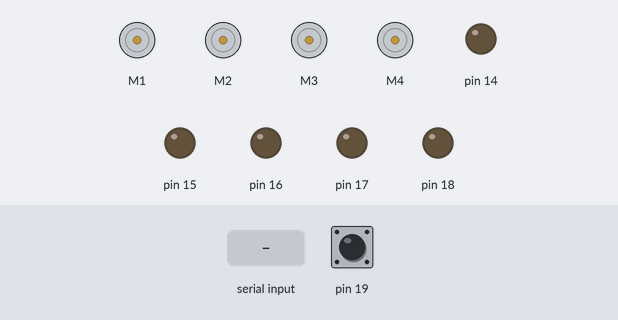
This sketch was run on a simulated Arduino Uno, built with avr-gcc and run on an emulated ATmega328P. On the bench: 4 × DC motor (green arrow = forward, orange = backward, longer = faster), output pins drawn as LEDs (lit = HIGH). Inputs (shaded band) come from the test bench; at power-on: pin 19 HIGH.

Above: at 1.2 s.
1.3 s: "F" received over Serial
At 2.5 s:
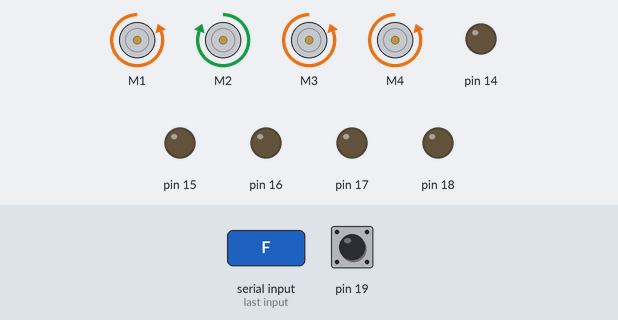
2.8 s: "B" received over Serial
At 3.7 s:
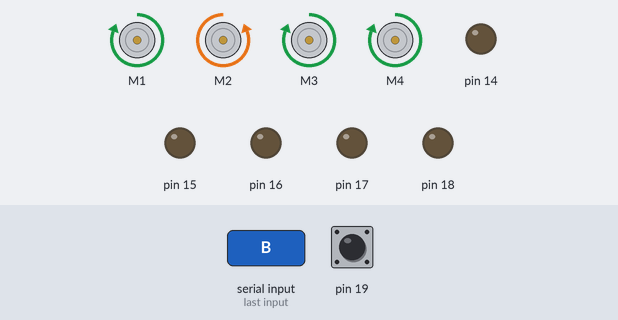
4.3 s: "L" received over Serial
At 4.8 s:
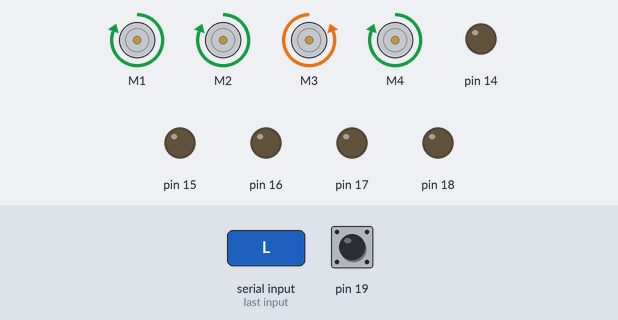
5.8 s: "R" received over Serial
At 7.0 s:
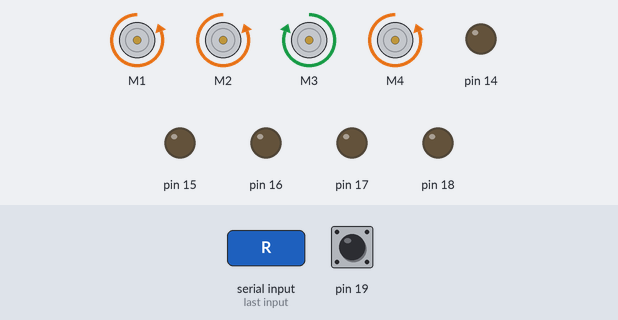
7.3 s: "S" received over Serial
At 8.3 s:
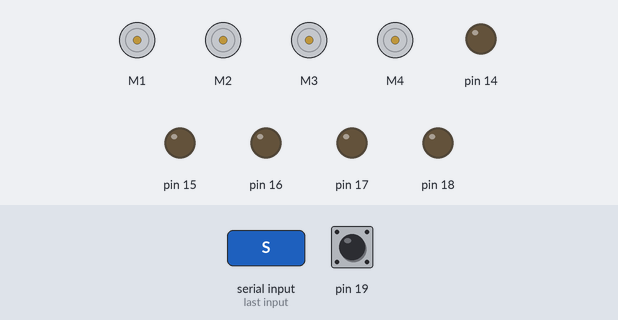
Timing chart, 0 to 9.8 s (numbered marks = the images above; inputs shaded):
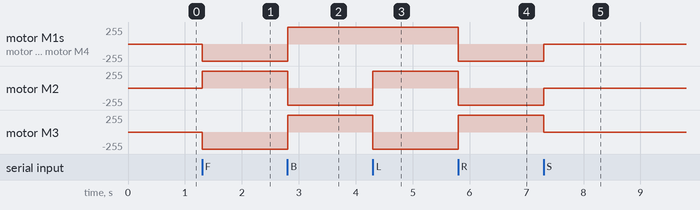

The sketch:

car.ino
```cpp
#include <AFMotor.h>

AF_DCMotor motor1(1);
AF_DCMotor motor2(2);
AF_DCMotor motor3(3);
AF_DCMotor motor4(4);

int RELAY_ON = 1;
int RELAY_OFF = (RELAY_ON == 1)?0:1;
int DELAY = 300;

char bt='S';
void setup()
{
  Serial.begin(9600);

  pinMode(14,OUTPUT);
  pinMode(15,OUTPUT);
  pinMode(16,OUTPUT);
  pinMode(17,OUTPUT);
  pinMode(18,OUTPUT);
  pinMode(19,INPUT);

  motor1.setSpeed(255);
  motor2.setSpeed(255);
  motor3.setSpeed(255);
  motor4.setSpeed(255);
  Stop();
  digitalWrite(19, 1);
  alloff();
}


void loop() {
  bt=Serial.read();

  if(!(digitalRead(19) == 0)){
    alloff();
  }

  switch(bt){
    case 'F':
      forward();
      break;
    case 'B':
      backward();
      break;
    case 'L':
      left();
      break;
    case 'R':
      right();
      break;
    case 'S':
      Stop();
      break;
    default:
      if(digitalRead(19) == 0){
        switch(bt){
          case '1':
            digitalWrite(14,RELAY_ON);
            delay(DELAY);
            digitalWrite(14,RELAY_OFF);
            break;
          case '2':
            digitalWrite(15,RELAY_ON);
            delay(DELAY);
            digitalWrite(15,RELAY_OFF);
            break;
          case '3':
            digitalWrite(16,RELAY_ON);
            delay(DELAY);
            digitalWrite(16,RELAY_OFF);
            break;
          case '4':
            digitalWrite(17,RELAY_ON);
            delay(DELAY);
            digitalWrite(17,RELAY_OFF);
            break;
          case '5':
            digitalWrite(18,RELAY_ON);
            delay(DELAY);
            digitalWrite(18,RELAY_OFF);
            break;/*
          case '6':
            digitalWrite(19,RELAY_ON);
            delay(700);
            //digitalWrite(19,RELAY_OFF);
            break;*/
          case 'a':
            pattern1();
            break;
          case '0':
            alloff();
            break;
        }
      }
      break;
  }
}

void pattern1() {
  digitalWrite(14,RELAY_OFF);
  digitalWrite(18,RELAY_OFF);
  delay(DELAY);
  digitalWrite(14,RELAY_ON);
  digitalWrite(18,RELAY_ON);
  digitalWrite(16,RELAY_OFF);
  delay(DELAY);
  digitalWrite(16,RELAY_ON);
  digitalWrite(15,RELAY_OFF);
  digitalWrite(17,RELAY_OFF);
  delay(DELAY);
  digitalWrite(15,RELAY_ON);
  digitalWrite(17,RELAY_ON);
}

void alloff(){
  for(int i=14; i<=18; i++){
    digitalWrite(i,RELAY_OFF);
  }
}
void allon(){
  for(int i=14; i<=18; i++){
    digitalWrite(i,RELAY_ON);
  }
}

void forward() {
  motor1.run(BACKWARD);
  motor2.run(FORWARD);
  motor3.run(BACKWARD);
  motor4.run(BACKWARD);
}

void backward() {
  motor1.run(FORWARD);
  motor2.run(BACKWARD);
  motor3.run(FORWARD);
  motor4.run(FORWARD);
}

void left() {
  motor1.run(FORWARD);
  motor2.run(FORWARD);
  motor3.run(BACKWARD);
  motor4.run(FORWARD);
}

void right() {
  motor1.run(BACKWARD);
  motor2.run(BACKWARD);
  motor3.run(FORWARD);
  motor4.run(BACKWARD);
}

void Stop() {
  motor1.run(RELEASE);
  motor2.run(RELEASE);
  motor3.run(RELEASE);
  motor4.run(RELEASE);
}
```

Measured:
- after the input at 1.3 s, motor M1, motor M3, motor M4: stopped → backward 255/255 at once; motor M2: stopped → forward 255/255 at once
- after the input at 2.8 s, motor M1, motor M3, motor M4: backward 255/255 → forward 255/255 at once; motor M2: forward 255/255 → backward 255/255 at once
- after the input at 4.3 s, motor M2: backward 255/255 → forward 255/255 at once; motor M3: forward 255/255 → backward 255/255 at once
- after the input at 5.8 s, motor M1, motor M2, motor M4: forward 255/255 → backward 255/255 at once; motor M3: backward 255/255 → forward 255/255 at once
- after the input at 7.3 s, motor M1, motor M2, motor M4: backward 255/255 → stopped at once; motor M3: forward 255/255 → stopped at once
